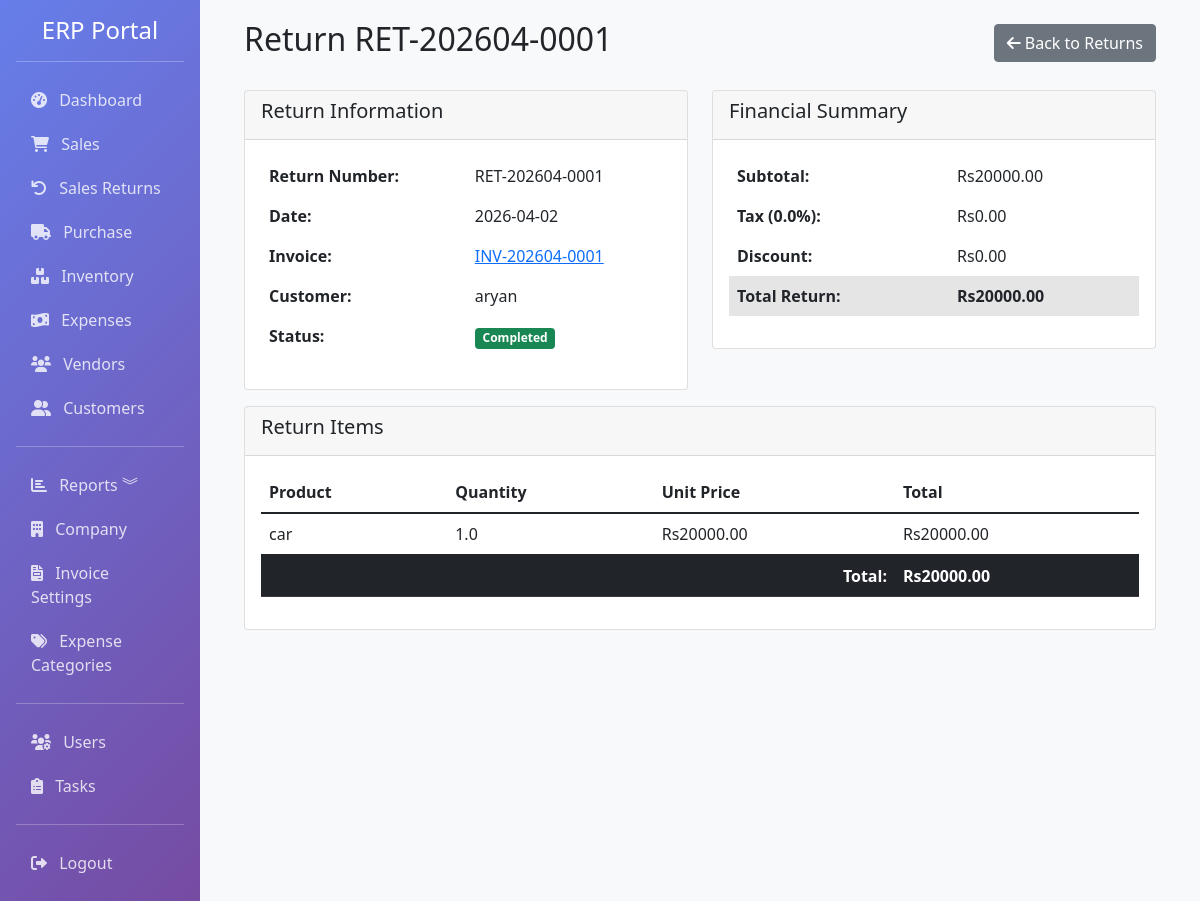
Page /returns/1 (signed in) on the committed database.
### app/models.py (models this page shows, shortened)
class SaleReturn(db.Model):
    __tablename__ = 'sale_returns'
    id = db.Column(db.Integer, primary_key=True)
    return_number = db.Column(db.String(50), unique=True, nullable=False, index=True)
    sale_id = db.Column(db.Integer, db.ForeignKey('sales.id'), nullable=False, index=True)
    customer_id = db.Column(db.Integer, db.ForeignKey('customers.id'), index=True)
    date = db.Column(db.DateTime, default=datetime.utcnow, index=True)
    subtotal = db.Column(db.Float, default=0)
    tax_rate = db.Column(db.Float, default=0)
    tax = db.Column(db.Float, default=0)
    discount = db.Column(db.Float, default=0)
    total = db.Column(db.Float, default=0)
    reason = db.Column(db.Text)
    status = db.Column(Enum('pending', 'approved', 'completed', name='return_status'), default='pending', index=True)
    created_by = db.Column(db.Integer, db.ForeignKey('users.id'))
    created_at = db.Column(db.DateTime, default=datetime.utcnow)
    updated_at = db.Column(db.DateTime, default=datetime.utcnow, onupdate=datetime.utcnow)
    sale = db.relationship('Sale', backref='returns', lazy=True)
    customer = db.relationship('Customer', backref='sale_returns', lazy=True)
    items = db.relationship('SaleReturnItem', backref='sale_return', lazy=True, cascade='all, delete-orphan')

class Sale(db.Model):
    __tablename__ = 'sales'
    id = db.Column(db.Integer, primary_key=True)
    invoice_number = db.Column(db.String(50), unique=True, nullable=False, index=True)
    customer_id = db.Column(db.Integer, db.ForeignKey('customers.id'), index=True)
    date = db.Column(db.DateTime, default=datetime.utcnow, index=True)
    due_date = db.Column(db.DateTime)
    currency_id = db.Column(db.Integer, db.ForeignKey('currencies.id'), nullable=True)
    exchange_rate = db.Column(db.Float, default=1)
    subtotal = db.Column(db.Float, default=0)
    tax_rate = db.Column(db.Float, default=0)  # Tax percentage
    tax = db.Column(db.Float, default=0)
    discount_type = db.Column(db.String(10), default='fixed')  # fixed or percentage
    discount = db.Column(db.Float, default=0)
    shipping_charge = db.Column(db.Float, default=0)
    total = db.Column(db.Float, default=0)
    status = db.Column(Enum('paid', 'unpaid', 'partial', name='payment_status'), default='unpaid', index=True)
    paid_amount = db.Column(db.Float, default=0)
    vendor_id = db.Column(db.Integer, db.ForeignKey('vendors.id'), index=True, nullable=True)
    vendor = db.relationship('Vendor', backref='sales', lazy=True)
    notes = db.Column(db.Text)
    terms = db.Column(db.Text)
    created_by = db.Column(db.Integer, db.ForeignKey('users.id'))
    created_at = db.Column(db.DateTime, default=datetime.utcnow)
    updated_at = db.Column(db.DateTime, default=datetime.utcnow, onupdate=datetime.utcnow)
    items = db.relationship('SaleItem', backref='sale', lazy=True, cascade='all, delete-orphan')
    currency = db.relationship('Currency', backref='sales', lazy=True)

class Customer(db.Model):
    __tablename__ = 'customers'
    id = db.Column(db.Integer, primary_key=True)
    name = db.Column(db.String(100), nullable=False, index=True)
    email = db.Column(db.String(120), index=True)
    phone = db.Column(db.String(20))
    address = db.Column(db.Text)
    gst_number = db.Column(db.String(20), index=True)
    credit_limit = db.Column(db.Float, default=0)
    opening_balance = db.Column(db.Float, default=0)
    is_active = db.Column(db.Boolean, default=True)
    created_at = db.Column(db.DateTime, default=datetime.utcnow)
    updated_at = db.Column(db.DateTime, default=datetime.utcnow, onupdate=datetime.utcnow)
    sales = db.relationship('Sale', backref='customer', lazy=True, cascade='all, delete-orphan')

class SaleReturnItem(db.Model):
    __tablename__ = 'sale_return_items'
    id = db.Column(db.Integer, primary_key=True)
    return_id = db.Column(db.Integer, db.ForeignKey('sale_returns.id'), nullable=False, index=True)
    product_id = db.Column(db.Integer, db.ForeignKey('products.id'), nullable=False, index=True)
    quantity = db.Column(db.Float, nullable=False)
    unit_price = db.Column(db.Float, nullable=False)
    total = db.Column(db.Float, nullable=False)
    product = db.relationship('Product', backref='return_items', lazy=True)

class Product(db.Model):
    __tablename__ = 'products'
    id = db.Column(db.Integer, primary_key=True)
    name = db.Column(db.String(100), nullable=False, index=True)
    sku = db.Column(db.String(50), unique=True, nullable=False, index=True)
    barcode = db.Column(db.String(50), index=True)
    description = db.Column(db.Text)
    category = db.Column(db.String(50), index=True)
    brand = db.Column(db.String(50))
    unit = db.Column(db.String(20), default='pcs')  # pcs, kg, meter, etc.
    unit_price = db.Column(db.Float, nullable=False, default=0)
    cost_price = db.Column(db.Float, nullable=False, default=0)
    quantity = db.Column(db.Float, default=0)
    reorder_level = db.Column(db.Float, default=0)
    min_quantity = db.Column(db.Float, default=0)
    max_quantity = db.Column(db.Float, default=0)
    location = db.Column(db.String(100))
    weight = db.Column(db.Float, default=0)
    image_path = db.Column(db.String(255))  # Path to product image
    is_active = db.Column(db.Boolean, default=True)
    created_at = db.Column(db.DateTime, default=datetime.utcnow)
    updated_at = db.Column(db.DateTime, default=datetime.utcnow, onupdate=datetime.utcnow)
    sale_items = db.relationship('SaleItem', backref='product', lazy=True)
    purchase_items = db.relationship('PurchaseItem', backref='product', lazy=True)

### app/routes/returns.py (the view)
@bp.route('/<int:id>')
@login_required
def return_detail(id):
    sale_return = SaleReturn.query.get_or_404(id)
    return render_template('sales/return_detail.html', sale_return=sale_return)

### app/models.py (called while the page is built)
    @property
    def is_admin(self):
        return self.role == 'admin'

### app/templates/sales/return_detail.html (shortened to what this page needs)
{% extends "base.html" %}
{% block content %}
<div class="container-fluid">
    <div class="d-flex justify-content-between align-items-center mb-4">
        <h2>Return {{ sale_return.return_number }}</h2>
        <div>
            <a href="{{ url_for('returns.return_list') }}" class="btn btn-secondary">
                <i class="fas fa-arrow-left"></i> Back to Returns
            </a>
        </div>
    </div>
    <div class="row">
        <div class="col-md-6">
            <div class="card mb-3">
                <div class="card-header">
                    <h5>Return Information</h5>
                </div>
                <div class="card-body">
                    <table class="table table-borderless">
                        <tr>
                            <td><strong>Return Number:</strong></td>
                            <td>{{ sale_return.return_number }}</td>
                        </tr>
                        <tr>
                            <td><strong>Date:</strong></td>
                            <td>{{ sale_return.date.strftime('%Y-%m-%d') }}</td>
                        </tr>
                        <tr>
                            <td><strong>Invoice:</strong></td>
                            <td>
                                <a href="{{ url_for('sales.invoice_detail', id=sale_return.sale_id) }}">
                                    {{ sale_return.sale.invoice_number if sale_return.sale else '-' }}
                                </a>
                            </td>
                        </tr>
                        <tr>
                            <td><strong>Customer:</strong></td>
                            <td>{{ sale_return.customer.name if sale_return.customer else 'Walk-in Customer' }}</td>
                        </tr>
                        <tr>
                            <td><strong>Status:</strong></td>
                            <td>
                                {% if sale_return.status == 'completed' %}
                                <span class="badge bg-success">Completed</span>
                                {% elif sale_return.status == 'approved' %}
                                <span class="badge bg-info">Approved</span>
                                {% else %}
                                <span class="badge bg-warning">Pending</span>
                                {% endif %}
                            </td>
                        </tr>
                    </table>
                </div>
            </div>
        </div>
        <div class="col-md-6">
            <div class="card mb-3">
                <div class="card-header">
                    <h5>Financial Summary</h5>
                </div>
                <div class="card-body">
                    <table class="table table-borderless">
                        <tr>
                            <td><strong>Subtotal:</strong></td>
                            <td>Rs{{ "%.2f"|format(sale_return.subtotal) }}</td>
                        </tr>
                        <tr>
                            <td><strong>Tax ({{ sale_return.tax_rate }}%):</strong></td>
                            <td>Rs{{ "%.2f"|format(sale_return.tax) }}</td>
                        </tr>
                        <tr>
                            <td><strong>Discount:</strong></td>
                            <td>Rs{{ "%.2f"|format(sale_return.discount) }}</td>
                        </tr>
                        <tr class="table-active">
                            <td><strong>Total Return:</strong></td>
                            <td><strong>Rs{{ "%.2f"|format(sale_return.total) }}</strong></td>
                        </tr>
                    </table>
                </div>
            </div>
        </div>
    </div>
    <div class="card">
        <div class="card-header">
            <h5>Return Items</h5>
        </div>
        <div class="card-body">
            <div class="table-responsive">
                <table class="table table-hover">
                    <thead>
                        <tr>
                            <th>Product</th>
                            <th>Quantity</th>
                            <th>Unit Price</th>
                            <th>Total</th>
                        </tr>
                    </thead>
                    <tbody>
                        {% for item in sale_return.items %}
                        <tr>
                            <td>{{ item.product.name if item.product else 'Unknown' }}</td>
                            <td>{{ item.quantity }}</td>
                            <td>Rs{{ "%.2f"|format(item.unit_price) }}</td>
                            <td>Rs{{ "%.2f"|format(item.total) }}</td>
                        </tr>
                        {% endfor %}
                    </tbody>
                    <tfoot>
                        <tr class="table-dark">
                            <th colspan="3" class="text-end">Total:</th>
                            <th>Rs{{ "%.2f"|format(sale_return.total) }}</th>
                        </tr>
                    </tfoot>
                </table>
            </div>
        </div>
    </div>
</div>
{% endblock %}

### rows in the picture
SaleReturn: return_number "RET-202604-0001", date "2026-04-02", subtotal "20000.00", tax_rate "0.0", tax "0.00", discount "0.00", total "20000.00"
Sale: sale "INV-202604-0001"
Customer: customer "aryan"
SaleReturnItem: product "car", quantity "1.0", unit_price "20000.00", total "20000.00"
